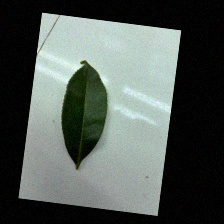
#> input picture MobileNetV3-Tea-Maturity/dataset/test/Assamica/matured/ANMT (2).jpg, 224 x 224 px
$ python -i augmentation.py   (imports and definitions only)
#> lines starting #> are read from the running program, lines starting #| are printed output that depends on the picture; after the words box and inside, x2 and y2 are one past the last pixel; in counts of white or black regions, pixels touching at a corner belong together
#> further down, picture is the input picture: shape (224, 224, 3); mean B, G, R 84.9, 89.4, 81.5
# FINAL PERFECT AUGMENTATION SCRIPT — RUN THIS
import os
import cv2
import random
import numpy as np
from glob import glob
from tqdm import tqdm
import albumentations as A
import shutil
from sklearn.model_selection import train_test_split
import math
from collections import defaultdict

# ==============================================
# CONFIGURATION — ONLY CHANGE THESE TWO LINES
# ==============================================
SOURCE_DIR = r"C:\Users\HP\Desktop\Tea Leaf Maturity Dataset\dataset"          # Raw originals
TARGET_DIR = r"C:\Users\HP\Desktop\Tea Leaf Maturity Dataset\dataset_final"    # Final output folder

TARGET_COUNT_TRAIN = 1200   # Train images per class -- expected to get 1200 images for train
TARGET_COUNT_EVAL  = 200    # Valid + Test images per class -- 200 per each class

RANDOM_SEED = 42
# [2 lines not run here, left out]

# ==============================================
# 1. NON-DISTORTING LEAF CROPPING — FIXES SIZE DAMAGE
# ==============================================
def preserve_leaf_shape_and_crop(img, padding=15):
    """Crops leaf, pads to square, resizes to 224x224 WITHOUT distortion."""
#> called with padding = 15
    if img is None: return None

    # Ensure color space
    if len(img.shape) == 2: img = cv2.cvtColor(img, cv2.COLOR_GRAY2BGR)
    if img.shape[2] != 3: img = cv2.cvtColor(img, cv2.COLOR_BGRA2BGR)

    gray = cv2.cvtColor(img, cv2.COLOR_BGR2GRAY)
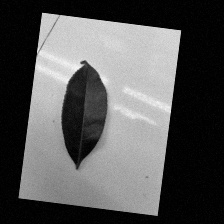
#> gray: shape (224, 224); min 0, max 248, mean 86.5
    _, mask = cv2.threshold(gray, 10, 255, cv2.THRESH_BINARY)
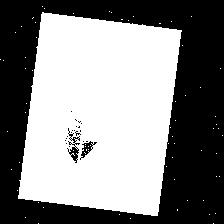
#> mask: shape (224, 224); 52.3% white; 21 black regions (18 under 20 px)
    contours, _ = cv2.findContours(mask, cv2.RETR_EXTERNAL, cv2.CHAIN_APPROX_SIMPLE)
#> contours = 62 contours, 61 with area under 20; largest, box (x1, y1, x2, y2) and area: (18, 12, 182, 216) 26169

    if contours:
        largest_contour = max(contours, key=cv2.contourArea)
#> largest_contour = contour of 180 points, box (x1, y1, x2, y2) (18, 12, 182, 216), area 26169
        x, y, w, h = cv2.boundingRect(largest_contour)
#> x = 18; y = 12; w = 164; h = 204

        # 1. Apply safety padding and crop coordinates
        h_orig, w_orig = img.shape[:2]
#> h_orig = 224; w_orig = 224
        x_start = max(0, x - padding)
#> x_start = 3
        y_start = max(0, y - padding)
#> y_start = 0
        x_end = min(w_orig, x + w + padding)
#> x_end = 197
        y_end = min(h_orig, y + h + padding)
#> y_end = 224

        cropped = img[y_start:y_end, x_start:x_end]
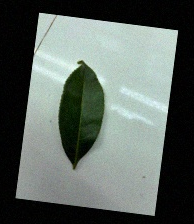
#> cropped: shape (224, 194, 3); mean B, G, R 97.7, 102.9, 93.8

        # 2. ***CRITICAL FIX: PAD TO SQUARE*** (Preserves Aspect Ratio)
        c_h, c_w = cropped.shape[:2]
#> c_h = 224; c_w = 194
        max_dim = max(c_h, c_w)
#> max_dim = 224

        square_img = np.zeros((max_dim, max_dim, 3), dtype=np.uint8)

        # Center the leaf onto the black square canvas
        x_center = (max_dim - c_w) // 2
#> x_center = 15
        y_center = (max_dim - c_h) // 2
#> y_center = 0
        square_img[y_center:y_center + c_h, x_center:x_center + c_w] = cropped
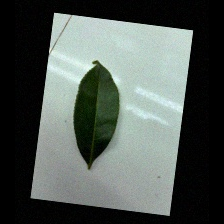
#> square_img: shape (224, 224, 3); mean B, G, R 84.6, 89.1, 81.2

        # 3. Final resize to 224x224 (Now perfectly distortion-free)
        resized = cv2.resize(square_img, (224, 224), interpolation=cv2.INTER_AREA)
        return resized

    # Fallback if no leaf contour is found
    return cv2.resize(img, (224, 224), interpolation=cv2.INTER_AREA)

# ==============================================
# 2. DISJOINT AUGMENTATION PIPELINES
# ==============================================
# [118 lines left out: functions get_training_augmentation, get_eval_augmentation, process_and_save, run_perfect_augmentation, not called in this run]

# [2 lines not run here, left out]

>>> import cv2
>>> picture = cv2.imread('../dataset/test/Assamica/matured/ANMT (2).jpg')
>>> result = preserve_leaf_shape_and_crop(picture)
